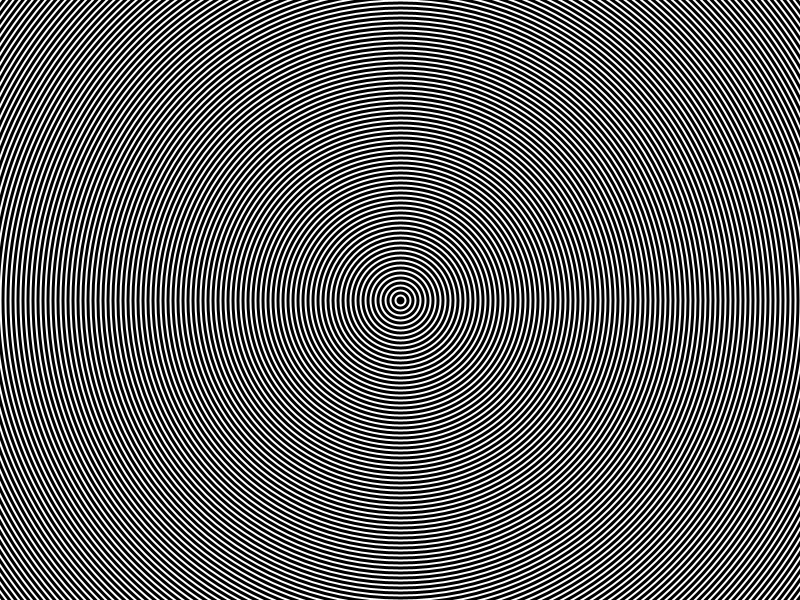
Frame 1 (no input)
Frame 60 (the mouse pressed at the canvas centre just before this capture): identical to frame 1, image omitted
Frame 120 (the mouse held since frame 60 and released just before this capture): identical to frame 1, image omitted

The Processing sketch that drew this single still picture (run headless with seeded random() and noise(); from frame 60 on, the mouse is pressed at the canvas centre):

// Processing sketch: moire
// ── moire.pde
int i;
boolean show_mouse = false;

void setup() {
  size(800, 600);
  stroke(255);
  noFill();
  strokeWeight(2);
}

void draw() {
  background(0);
  draw_moire(width / 2, height / 2);
  if (show_mouse) {
    draw_moire(mouseX, mouseY);
  }
}

void draw_moire(int x, int y) {
  for (i = 0; i <= 1000; i += 10) {
    ellipse(x, y, i, i);
  }
}

void mouseClicked() {
  if (show_mouse) {
    show_mouse = false;
  }
  else {
    show_mouse = true;
  }
}
